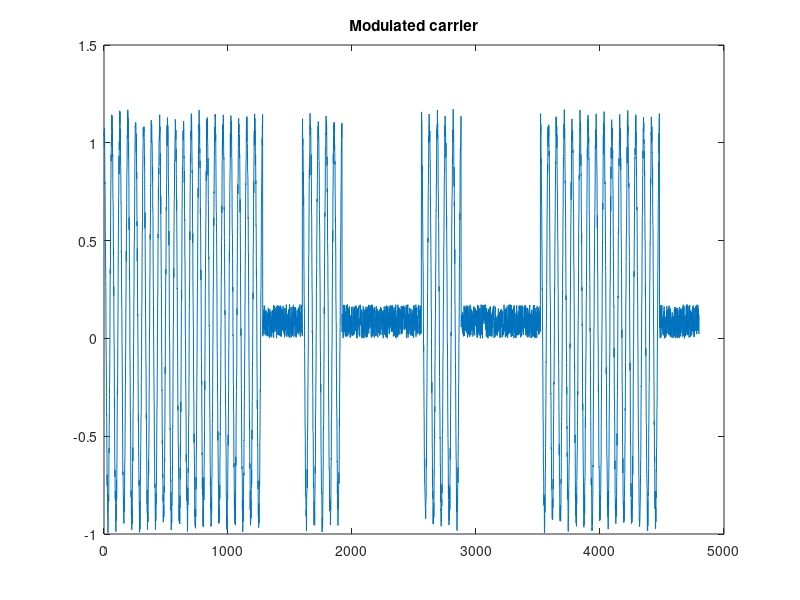
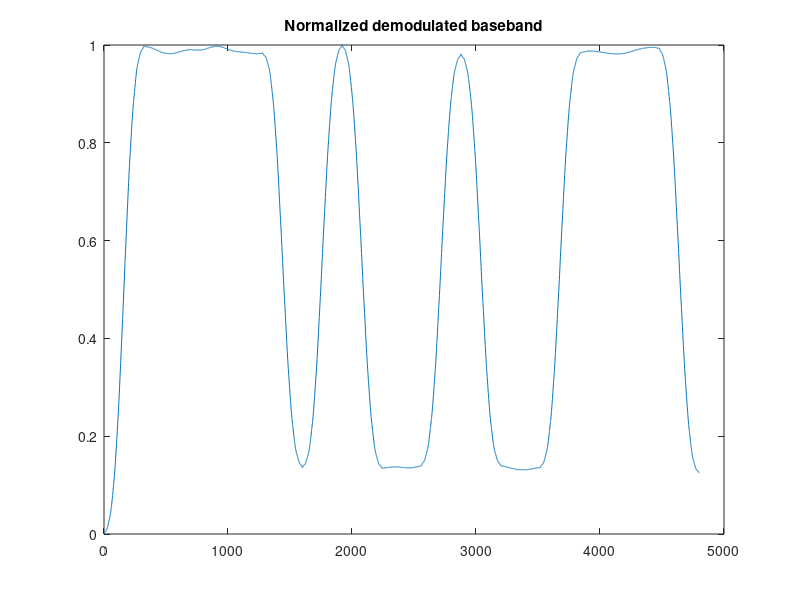
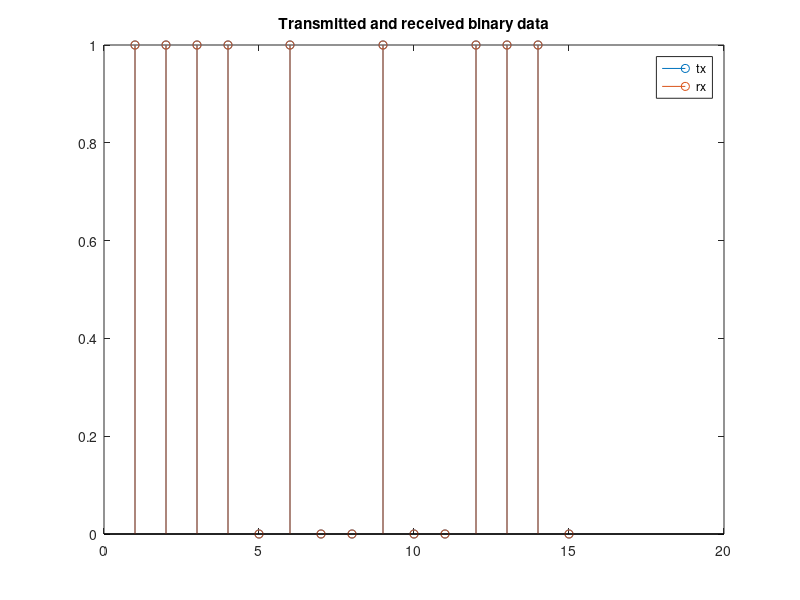

MATLAB code for these plots, in order:
clear; close all; clc;

pkg load signal;

f_sample = 64e3; % sample frequency in samples/s
f_carrier = 1e3; % carrier frequency in Hz
t_symbol = 5e-3; % symbol duration in seconds
m = 1;           % modulation index
N_preamble = 3;  % preable length
snr = 10;        % desired SNR in dB

data = [1 0 1 0 0 1 0 0 1 1 1 0];
tx_data = [ones(1, N_preamble) data]; % Prepend preamble
N_sym = length(tx_data); % Number of symbols to be transmitted

sps = t_symbol * f_sample; % samples per symbol
N = N_sym * sps;           % Total number of required samples

%% Tx
% Generate baseband
M = []; % baseband vector
for i=1:N_sym
    M = [M tx_data(i)*ones(1, sps)];
end

% Scale and shift baseband according to the modulation index
M = M*m + (1-m);

% Generate modulated carrier
n = 0:N-1; % sample indices
rf = cos(2*pi*f_carrier/f_sample*n); % unmodulated carrier
Y = M .* rf;

% Add noise so snr of the Y_noisy is as desired
noise = rand(size(Y));
noise_var = var(Y)/10^(snr/10);
scaled_noise = noise * sqrt(noise_var);

Y_noisy = Y + scaled_noise;

%% Rx
% Simple envelope detector
y_abs = abs(Y_noisy);

taps = fir1(sps, 1/(f_sample*t_symbol), 'low');
bb = filter(taps, 0.5, y_abs);

% Normalize
bbn = bb - min(bb(:));
bbn = bbn ./ max(bbn(:));

% Convert to binary
rx_bin = round(bbn);

% add trailing samples for a single symbol
rx_bin = [rx_bin rx_bin(end)*ones(1, sps-1)];

% Index of first non-zero value
ix = find(rx_bin)(1);

% Undersample the normalized baseband starting from
% the middle of first symbol (assuming no dopler shift)
rx_data = rx_bin(ix+floor(sps/2):sps:end);

%% Bit error ratio
bit_error_ratio = sum(abs(tx_data-rx_data))/length(tx_data)

%% Plots
figure(1)
plot(n, Y_noisy)
title('Modulated carrier');

figure(2)
plot(n, bbn);
title('Normalized demodulated baseband');

figure(3)
stem(tx_data);
hold on;
stem(rx_data);
title('Transmitted and received binary data');
legend('tx', 'rx');
